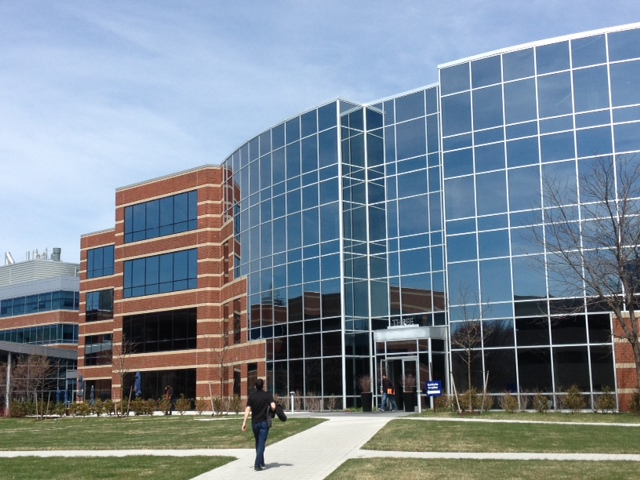
#> input picture task03/data/building1/building1.jpg, 640 x 480 px; its folder holds only this picture in this run
$ jupyter execute --allow-errors main.ipynb
#> lines starting #> are read from the running program, lines starting #| are printed output that depends on the picture
[cell 1]
import cv2 as cv
import numpy as np
import matplotlib.pyplot as plt
import os

# plt.rcParams["figure.figsize"] = (11, 11)

[cell 2]
ORB = cv.ORB_create(nfeatures=2000, WTA_K=4)
MATCHER = cv.BFMatcher_create(cv.NORM_HAMMING2)

# [68 lines left out: functions compute_and_filter_keypoint_descriptors, match_descriptors, warpImages, stitch_images, not called in this run]

def process_panorama_images(images, xloc_restrictions=None):
    images = sorted(images)
    processed_images = 1
    img1 = cv.imread(images[0])[..., ::-1]

    while processed_images < len(images):
        img2 = cv.imread(images[processed_images])[..., ::-1]

        img1_restrictions = None if xloc_restrictions is None else xloc_restrictions[processed_images-1][0]
        img2_restrictions = None if xloc_restrictions is None else xloc_restrictions[processed_images-1][1]
        keypoints1, descriptors1 = compute_and_filter_keypoint_descriptors(img1, img1_restrictions)
        keypoints2, descriptors2 = compute_and_filter_keypoint_descriptors(img2, img2_restrictions)

        matches = match_descriptors(descriptors1, descriptors2)
        img1 = stitch_images(img1, img2, keypoints1, keypoints2, matches)
        processed_images += 1

    return img1

# Panorama 1

[cell 3]
root = './data/building1/'
image_names = sorted(os.listdir(root))

fig, ax = plt.subplots(1, len(image_names), figsize=(15, 8))
#> (the rest of this cell did not finish here and is left out)

[cell 4]
res = process_panorama_images([os.path.join(root, img) for img in image_names])

[cell 5]
plt.imshow(res)

# Panorama 2

[cell 6]
root = './data/building2/'
#> (the rest of this cell did not finish here and is left out)

[cell 7]
res = process_panorama_images([os.path.join(root, img) for img in image_names])

first_nonzero_y = res.nonzero()[0].min()
#> first_nonzero_y = 0
last_nonzero_y = res.nonzero()[0].max()
#> last_nonzero_y = 479

res = res[first_nonzero_y:last_nonzero_y, ...]
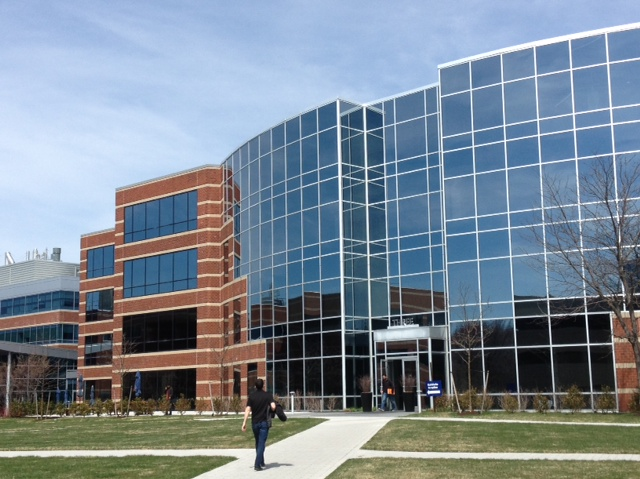
#> res: shape (479, 640, 3); mean R, G, B 122.7, 135.9, 148.3

[cell 8]
plt.imshow(res)

# Panorama 3

[cell 9]
root = './data/building3/'
#> (the rest of this cell did not finish here and is left out)

[cell 10]
res = process_panorama_images([os.path.join(root, img) for img in image_names])

first_nonzero_y = res.nonzero()[0].min()
last_nonzero_y = res.nonzero()[0].max()

first_nonzero_x = res.nonzero()[1].min()
#> first_nonzero_x = 0
last_nonzero_x = res.nonzero()[1].max()
#> last_nonzero_x = 639

res = res[first_nonzero_y:last_nonzero_y, first_nonzero_x:last_nonzero_x]
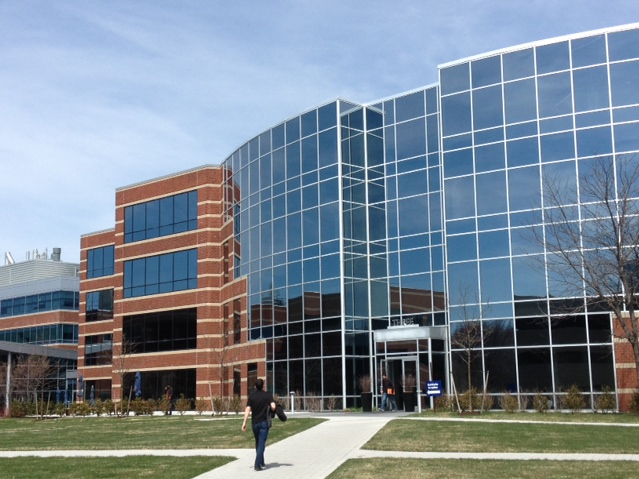
#> res: shape (479, 639, 3); mean R, G, B 122.7, 135.9, 148.3

$ run again, on task03/data/building1/building5.jpg
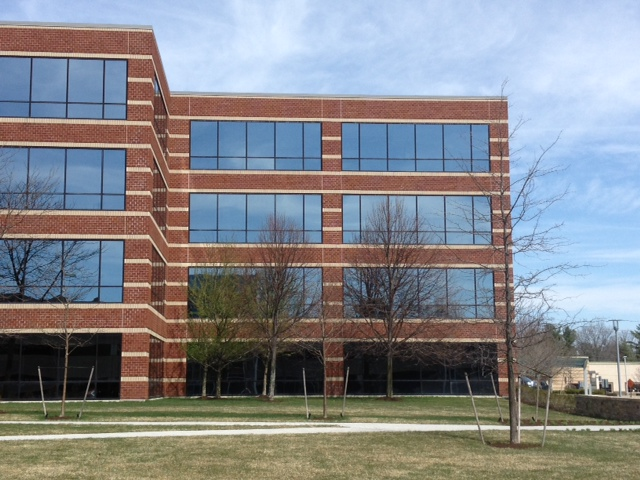
#> input picture task03/data/building1/building5.jpg, 640 x 480 px
#> first_nonzero_y = 0
#> last_nonzero_y = 479
#> `res = res[first_nonzero_y:last_nonzero_y, ...]`:
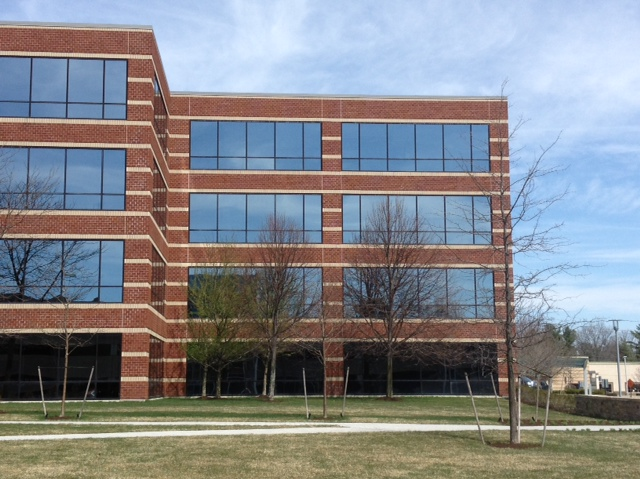
#> res: shape (479, 640, 3); mean R, G, B 132.6, 134.8, 139.6
#> first_nonzero_x = 0
#> last_nonzero_x = 639

$ run again, on task03/data/building1/building2.jpg
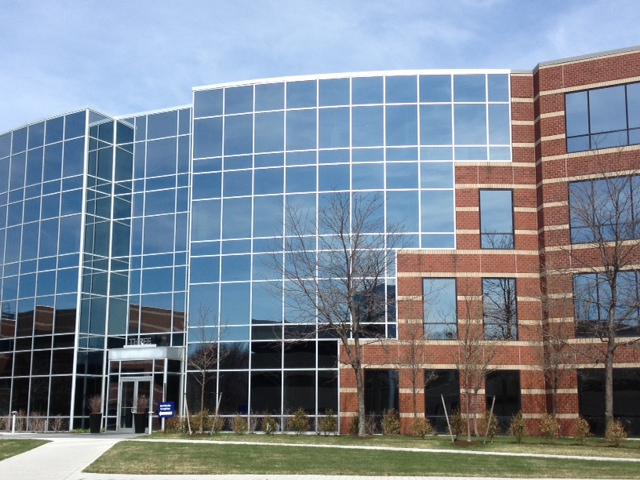
#> input picture task03/data/building1/building2.jpg, 640 x 480 px
#> first_nonzero_y = 0
#> last_nonzero_y = 479
#> `res = res[first_nonzero_y:last_nonzero_y, ...]`:
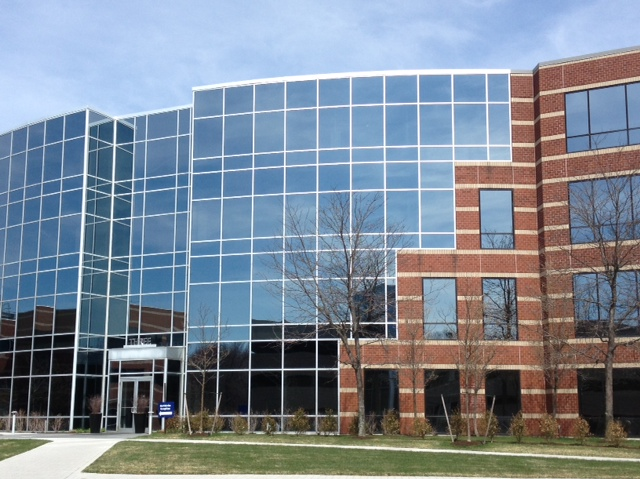
#> res: shape (479, 640, 3); mean R, G, B 124.6, 135.3, 148.1
#> first_nonzero_x = 0
#> last_nonzero_x = 639
#> `res = res[first_nonzero_y:last_nonzero_y, first_nonzero_x:last_nonzero..`:
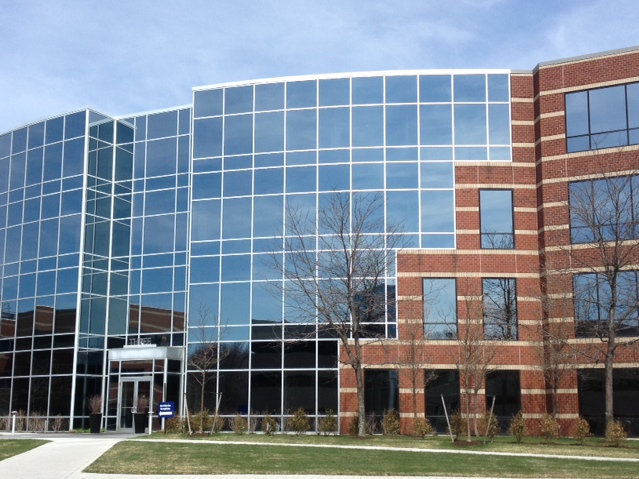
#> res: shape (479, 639, 3); mean R, G, B 124.6, 135.3, 148.2

$ run again, on task03/data/building1/building3.jpg
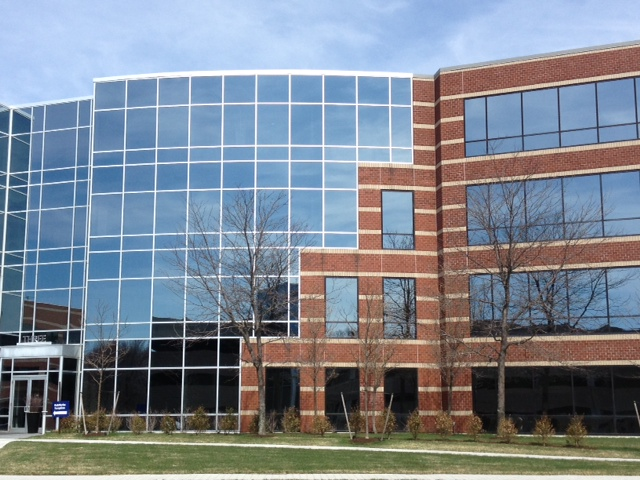
#> input picture task03/data/building1/building3.jpg, 640 x 480 px
#> first_nonzero_y = 0
#> last_nonzero_y = 479
#> `res = res[first_nonzero_y:last_nonzero_y, ...]`:
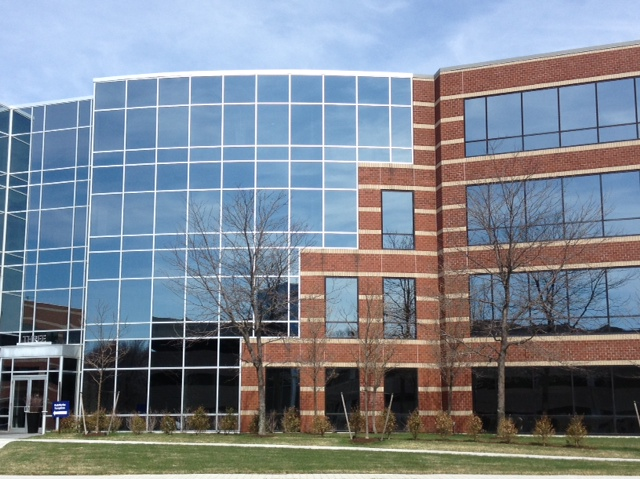
#> res: shape (479, 640, 3); mean R, G, B 125, 133.5, 144.8
#> first_nonzero_x = 0
#> last_nonzero_x = 639
#> `res = res[first_nonzero_y:last_nonzero_y, first_nonzero_x:last_nonzero..`:
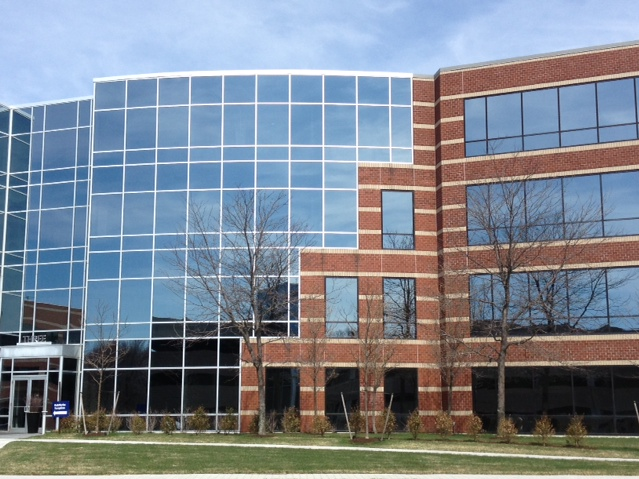
#> res: shape (479, 639, 3); mean R, G, B 125, 133.5, 144.8

$ run again, on task03/data/building1/building4.jpg
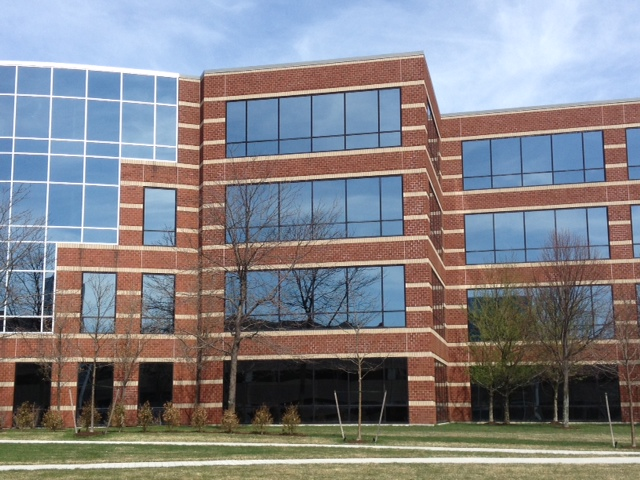
#> input picture task03/data/building1/building4.jpg, 640 x 480 px
#> first_nonzero_y = 0
#> last_nonzero_y = 479
#> `res = res[first_nonzero_y:last_nonzero_y, ...]`:
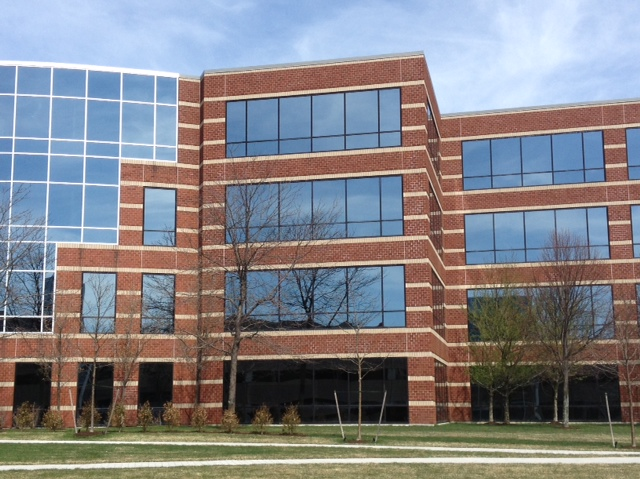
#> res: shape (479, 640, 3); mean R, G, B 131.8, 130.7, 135.2
#> first_nonzero_x = 0
#> last_nonzero_x = 639
